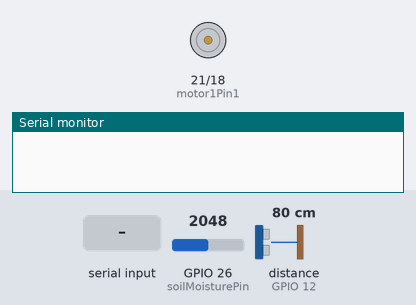
The sketch below on a simulated ESP32. Shown: motor-driver pin pairs drawn as motors (green arrow = first pin HIGH = forward, orange = second pin HIGH = backward, longer = more drive, scaled by the enable pin), the last lines printed to the serial monitor. Wiring (inferred from the names in the program): ultrasonic range finder: trigger GPIO 27; echo GPIO 12. The test bench sets the inputs (shaded band); at power-on: GPIO 26 (soilMoisturePin) = 2048, distance to the obstacle (sensor on GPIO 12) 80 cm. The echo pulse lasts 58.3 µs per cm; nothing arrives over Bluetooth unless stated.

Above: at 1.2 s.
1.3 s: "N" received over the second serial link
At 2.2 s:
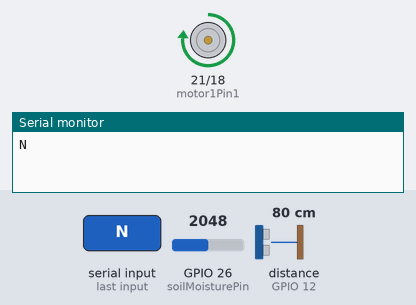
3.0 s: "F" received over the second serial link
At 4.2 s:
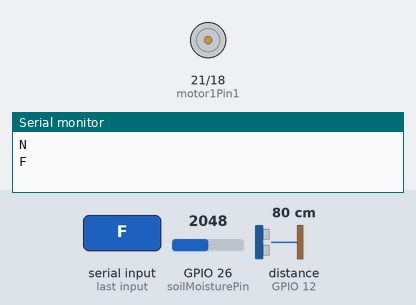
4.5 s: "+" received over the second serial link
At 5.3 s:
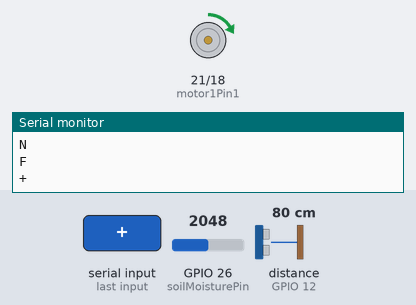
Timing chart, 0 to 7.5 s (numbered marks = the images above; inputs shaded):
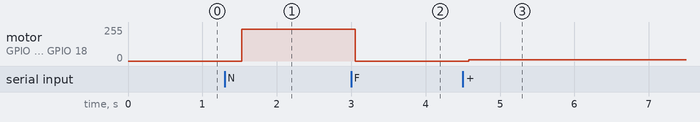

The sketch:

final_code.ino
```cpp
#include "BluetoothSerial.h"
#include <driver/ledc.h>

BluetoothSerial SerialBT;
const int soilMoisturePin = 26;
String result="";

//char prev_data="0";

#define TRIGGER_PIN 27  // GPIO pin for trigger
#define ECHO_PIN    12  // GPIO pin for echo

#define DHTPIN 33  // DHT11 data pin, change as needed

// Motor A
int motor1Pin1 = 21;
int motor1Pin2 = 18;
int enable1Pin = 32;

// Setting PWM properties
const int freq = 30000;
const int pwmChannel = 0;
const int resolution = 8;
int duty = 200;

void setup() {
  Serial.begin(115200);
  SerialBT.begin("ESP32"); // Set your ESP32's Bluetooth device name
  SerialBT.setPin("1234"); // Set a PIN for pairing (optional)
  //SerialBT.begin("ESP32");
  pinMode(TRIGGER_PIN, OUTPUT);
  pinMode(ECHO_PIN, INPUT);
  pinMode(motor1Pin1, OUTPUT);
  pinMode(motor1Pin2, OUTPUT);
  pinMode(enable1Pin, OUTPUT);
    // configure LED PWM functionalitites
  ledcSetup(pwmChannel, freq, resolution);

  // attach the channel to the GPIO to be controlled
  ledcAttachPin(enable1Pin, pwmChannel);

}

void loop() {

  if (SerialBT.available()) {
    char receivedData = SerialBT.read();
    // Handle the received data as needed
    Serial.println(receivedData);
//    if(receivedData==prev_data){
//     }else{
            if(receivedData=='F'){
         duty=0;
         digitalWrite(motor1Pin1, LOW);
          digitalWrite(motor1Pin2, LOW);
         ledcWrite(pwmChannel, duty);
         }else if(receivedData=='N'){
            duty=240;
         digitalWrite(motor1Pin1, HIGH);
          digitalWrite(motor1Pin2, LOW);
         ledcWrite(pwmChannel, duty);
         }else if(receivedData=='+'){
            if(duty<246){duty=duty+10;}
         digitalWrite(motor1Pin1, HIGH);
          digitalWrite(motor1Pin2, LOW);
         ledcWrite(pwmChannel, duty);
         }else if(receivedData=='-'){
            if(duty>10){duty=duty-10;}
         digitalWrite(motor1Pin1, HIGH);
          digitalWrite(motor1Pin2, LOW);
         ledcWrite(pwmChannel, duty);
          }
//          prev_data= receivedData;
//     }
  }

  // Read the analog value from the soil moisture sensor
  int soilMoistureValue = analogRead(soilMoisturePin);

  // Map the analog value to a moisture percentage (adjust the values based on your sensor)
  int moisturePercentage = map(soilMoistureValue, 0, 4095, 0, 100);
  delay(100); // Wait for 2 seconds before the next reading

  result=String(moisturePercentage)+":";

  /////////////////////////////////////////////////////////////

  result=result+"0:0:";

  //////////////////////////////////////////////////////////////

  long duration, distance;

  // Trigger the sensor by sending a 10 microsecond pulse
  digitalWrite(TRIGGER_PIN, LOW);
  delayMicroseconds(2);
  digitalWrite(TRIGGER_PIN, HIGH);
  delayMicroseconds(10);
  digitalWrite(TRIGGER_PIN, LOW);

  // Measure the duration of the echo pulse
  duration = pulseIn(ECHO_PIN, HIGH);

  // Calculate the distance in centimeters
  distance = (duration / 2) * 0.0343;

  // Print the distance to the serial monitor

  delay(100);  // Wait for 1 second before the next measurement

  result=result+String(distance)+":";
  // Send data over Bluetooth Classic
  delay(100);
  SerialBT.print(result);
}
```

Measured:
- after the input at 1.3 s, motor on GPIO 21 (motor1Pin1) / GPIO 18 (motor1Pin2): stopped → forward 239/255 after 0.23 s
- after the input at 3.0 s, motor on GPIO 21 (motor1Pin1) / GPIO 18 (motor1Pin2): forward 239/255 → stopped after 0.05 s
- after the input at 4.5 s, motor on GPIO 21 (motor1Pin1) / GPIO 18 (motor1Pin2): stopped → forward 10/255 after 0.08 s
